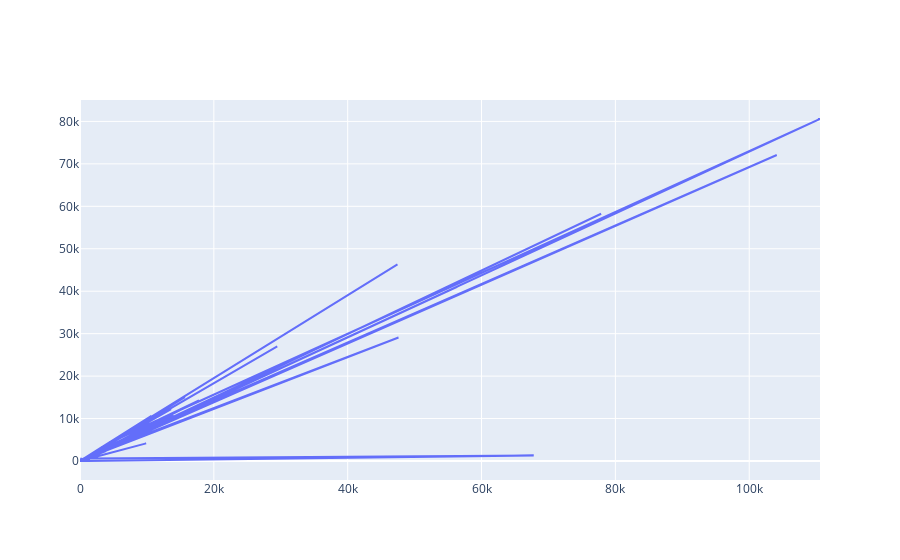

Notebook cell for this chart:
### Code cell
import plotly.graph_objects as go

fig =go.Figure()

fig.add_trace(
    go.Scatter(
        x=doc["Confirmed"],
        y=doc["Active"],
        mode="markers"
    )
)

fig.show()

### Figure 1 — Plotly figure (JSON) as saved in the notebook; plotly's stock layout.template omitted (floating-point values rounded to 4 significant figures; data arrays with more than 128 entries replaced by an {"elided": "..."} marker saying what was removed)
{"data": [{"type": "scatter", "x": {"elided": "2522 int values"}, "y": {"elided": "2522 int values"}}], "layout": {}}
